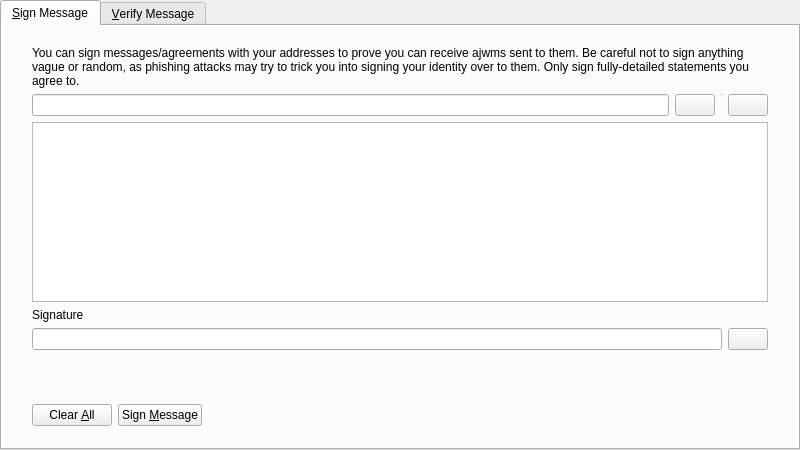
<?xml version="1.0" encoding="UTF-8"?>
<ui version="4.0">
 <class>SignVerifyMessageDialog</class>
 <widget class="QDialog" name="SignVerifyMessageDialog">
  <property name="geometry">
   <rect>
    <x>0</x>
    <y>0</y>
    <width>800</width>
    <height>450</height>
   </rect>
  </property>
  <property name="windowTitle">
   <string>Signatures - Sign / Verify a Message</string>
  </property>
  <property name="modal">
   <bool>true</bool>
  </property>
  <layout class="QVBoxLayout" name="verticalLayout">
   <property name="leftMargin">
    <number>0</number>
   </property>
   <property name="topMargin">
    <number>0</number>
   </property>
   <property name="rightMargin">
    <number>0</number>
   </property>
   <property name="bottomMargin">
    <number>0</number>
   </property>
   <item>
    <widget class="QTabWidget" name="tabWidget">
     <property name="currentIndex">
      <number>0</number>
     </property>
     <widget class="QWidget" name="tabSignMessage">
      <attribute name="title">
       <string>&amp;Sign Message</string>
      </attribute>
      <layout class="QVBoxLayout" name="verticalLayout_SM">
       <property name="leftMargin">
        <number>0</number>
       </property>
       <property name="topMargin">
        <number>0</number>
       </property>
       <property name="rightMargin">
        <number>0</number>
       </property>
       <property name="bottomMargin">
        <number>0</number>
       </property>
       <item>
        <layout class="QVBoxLayout" name="verticalLayout_3">
         <property name="leftMargin">
          <number>30</number>
         </property>
         <property name="topMargin">
          <number>20</number>
         </property>
         <property name="rightMargin">
          <number>30</number>
         </property>
         <property name="bottomMargin">
          <number>20</number>
         </property>
         <item>
          <widget class="QLabel" name="infoLabel_SM">
           <property name="text">
            <string>You can sign messages/agreements with your addresses to prove you can receive ajwms sent to them. Be careful not to sign anything vague or random, as phishing attacks may try to trick you into signing your identity over to them. Only sign fully-detailed statements you agree to.</string>
           </property>
           <property name="textFormat">
            <enum>Qt::PlainText</enum>
           </property>
           <property name="wordWrap">
            <bool>true</bool>
           </property>
          </widget>
         </item>
         <item>
          <layout class="QHBoxLayout" name="horizontalLayout_1_SM">
           <property name="spacing">
            <number>6</number>
           </property>
           <item>
            <widget class="QValidatedLineEdit" name="addressIn_SM">
             <property name="toolTip">
              <string>The Ajwm address to sign the message with</string>
             </property>
            </widget>
           </item>
           <item>
            <widget class="QPushButton" name="addressBookButton_SM">
             <property name="toolTip">
              <string>Choose previously used address</string>
             </property>
             <property name="text">
              <string/>
             </property>
             <property name="icon">
              <iconset resource="../bitcoin.qrc">
               <normaloff>:/icons/address-book</normaloff>:/icons/address-book</iconset>
             </property>
             <property name="shortcut">
              <string>Alt+A</string>
             </property>
             <property name="autoDefault">
              <bool>false</bool>
             </property>
            </widget>
           </item>
           <item>
            <widget class="Line" name="vLine">
             <property name="maximumSize">
              <size>
               <width>1</width>
               <height>22</height>
              </size>
             </property>
             <property name="orientation">
              <enum>Qt::Vertical</enum>
             </property>
            </widget>
           </item>
           <item>
            <widget class="QPushButton" name="pasteButton_SM">
             <property name="toolTip">
              <string>Paste address from clipboard</string>
             </property>
             <property name="text">
              <string/>
             </property>
             <property name="icon">
              <iconset resource="../bitcoin.qrc">
               <normaloff>:/icons/editpaste</normaloff>:/icons/editpaste</iconset>
             </property>
             <property name="shortcut">
              <string>Alt+P</string>
             </property>
             <property name="autoDefault">
              <bool>false</bool>
             </property>
            </widget>
           </item>
          </layout>
         </item>
         <item>
          <widget class="QPlainTextEdit" name="messageIn_SM">
           <property name="toolTip">
            <string>Enter the message you want to sign here</string>
           </property>
          </widget>
         </item>
         <item>
          <widget class="QLabel" name="signatureLabel_SM">
           <property name="text">
            <string>Signature</string>
           </property>
           <property name="textFormat">
            <enum>Qt::PlainText</enum>
           </property>
          </widget>
         </item>
         <item>
          <layout class="QHBoxLayout" name="horizontalLayout_2_SM">
           <property name="spacing">
            <number>6</number>
           </property>
           <item>
            <widget class="QLineEdit" name="signatureOut_SM">
             <property name="font">
              <font>
               <italic>true</italic>
              </font>
             </property>
             <property name="readOnly">
              <bool>true</bool>
             </property>
            </widget>
           </item>
           <item>
            <widget class="QPushButton" name="copySignatureButton_SM">
             <property name="toolTip">
              <string>Copy the current signature to the system clipboard</string>
             </property>
             <property name="text">
              <string/>
             </property>
             <property name="icon">
              <iconset resource="../bitcoin.qrc">
               <normaloff>:/icons/editcopy</normaloff>:/icons/editcopy</iconset>
             </property>
             <property name="autoDefault">
              <bool>false</bool>
             </property>
            </widget>
           </item>
          </layout>
         </item>
        </layout>
       </item>
       <item>
        <widget class="QWidget" name="buttonsContainerWhite" native="true">
         <layout class="QHBoxLayout" name="horizontalLayout">
          <property name="leftMargin">
           <number>30</number>
          </property>
          <property name="topMargin">
           <number>15</number>
          </property>
          <property name="rightMargin">
           <number>30</number>
          </property>
          <item>
           <widget class="QPushButton" name="clearButton_SM">
            <property name="toolTip">
             <string>Reset all sign message fields</string>
            </property>
            <property name="text">
             <string>Clear &amp;All</string>
            </property>
            <property name="icon">
             <iconset resource="../bitcoin.qrc">
              <normaloff>:/icons/remove</normaloff>:/icons/remove</iconset>
            </property>
            <property name="autoDefault">
             <bool>false</bool>
            </property>
           </widget>
          </item>
          <item>
           <widget class="QPushButton" name="signMessageButton_SM">
            <property name="toolTip">
             <string>Sign the message to prove you own this Ajwm address</string>
            </property>
            <property name="text">
             <string>Sign &amp;Message</string>
            </property>
            <property name="icon">
             <iconset resource="../bitcoin.qrc">
              <normaloff>:/icons/edit</normaloff>:/icons/edit</iconset>
            </property>
            <property name="autoDefault">
             <bool>false</bool>
            </property>
           </widget>
          </item>
          <item>
           <spacer name="horizontalSpacer_1_SM">
            <property name="orientation">
             <enum>Qt::Horizontal</enum>
            </property>
            <property name="sizeHint" stdset="0">
             <size>
              <width>40</width>
              <height>48</height>
             </size>
            </property>
           </spacer>
          </item>
          <item>
           <widget class="QLabel" name="statusLabel_SM">
            <property name="font">
             <font>
              <weight>75</weight>
              <bold>true</bold>
             </font>
            </property>
            <property name="text">
             <string/>
            </property>
            <property name="wordWrap">
             <bool>true</bool>
            </property>
           </widget>
          </item>
          <item>
           <spacer name="horizontalSpacer_2_SM">
            <property name="orientation">
             <enum>Qt::Horizontal</enum>
            </property>
            <property name="sizeHint" stdset="0">
             <size>
              <width>40</width>
              <height>48</height>
             </size>
            </property>
           </spacer>
          </item>
         </layout>
        </widget>
       </item>
      </layout>
     </widget>
     <widget class="QWidget" name="tabVerifyMessage">
      <attribute name="title">
       <string>&amp;Verify Message</string>
      </attribute>
      <layout class="QVBoxLayout" name="verticalLayout_VM">
       <property name="leftMargin">
        <number>0</number>
       </property>
       <property name="topMargin">
        <number>0</number>
       </property>
       <property name="rightMargin">
        <number>0</number>
       </property>
       <property name="bottomMargin">
        <number>0</number>
       </property>
       <item>
        <layout class="QVBoxLayout" name="verticalLayout_2">
         <property name="leftMargin">
          <number>30</number>
         </property>
         <property name="topMargin">
          <number>20</number>
         </property>
         <property name="rightMargin">
          <number>30</number>
         </property>
         <property name="bottomMargin">
          <number>20</number>
         </property>
         <item>
          <widget class="QLabel" name="infoLabel_VM">
           <property name="text">
            <string>Enter the receiver's address, message (ensure you copy line breaks, spaces, tabs, etc. exactly) and signature below to verify the message. Be careful not to read more into the signature than what is in the signed message itself, to avoid being tricked by a man-in-the-middle attack. Note that this only proves the signing party receives with the address, it cannot prove sendership of any transaction!</string>
           </property>
           <property name="textFormat">
            <enum>Qt::PlainText</enum>
           </property>
           <property name="alignment">
            <set>Qt::AlignLeading|Qt::AlignLeft|Qt::AlignTop</set>
           </property>
           <property name="wordWrap">
            <bool>true</bool>
           </property>
          </widget>
         </item>
         <item>
          <layout class="QHBoxLayout" name="horizontalLayout_1_VM">
           <property name="spacing">
            <number>6</number>
           </property>
           <item>
            <widget class="QValidatedLineEdit" name="addressIn_VM">
             <property name="toolTip">
              <string>The Ajwm address the message was signed with</string>
             </property>
            </widget>
           </item>
           <item>
            <widget class="QPushButton" name="addressBookButton_VM">
             <property name="toolTip">
              <string>Choose previously used address</string>
             </property>
             <property name="text">
              <string/>
             </property>
             <property name="icon">
              <iconset resource="../bitcoin.qrc">
               <normaloff>:/icons/address-book</normaloff>:/icons/address-book</iconset>
             </property>
             <property name="shortcut">
              <string>Alt+A</string>
             </property>
             <property name="autoDefault">
              <bool>false</bool>
             </property>
            </widget>
           </item>
          </layout>
         </item>
         <item>
          <widget class="QPlainTextEdit" name="messageIn_VM"/>
         </item>
         <item>
          <widget class="QValidatedLineEdit" name="signatureIn_VM"/>
         </item>
        </layout>
       </item>
       <item>
        <widget class="QWidget" name="buttonsContainerWhite_" native="true">
         <layout class="QHBoxLayout" name="horizontalLayout_2">
          <property name="leftMargin">
           <number>30</number>
          </property>
          <property name="topMargin">
           <number>15</number>
          </property>
          <property name="rightMargin">
           <number>30</number>
          </property>
          <item>
           <widget class="QPushButton" name="clearButton_VM">
            <property name="toolTip">
             <string>Reset all verify message fields</string>
            </property>
            <property name="text">
             <string>Clear &amp;All</string>
            </property>
            <property name="icon">
             <iconset resource="../bitcoin.qrc">
              <normaloff>:/icons/remove</normaloff>:/icons/remove</iconset>
            </property>
            <property name="autoDefault">
             <bool>false</bool>
            </property>
           </widget>
          </item>
          <item>
           <widget class="QPushButton" name="verifyMessageButton_VM">
            <property name="toolTip">
             <string>Verify the message to ensure it was signed with the specified Ajwm address</string>
            </property>
            <property name="text">
             <string>Verify &amp;Message</string>
            </property>
            <property name="icon">
             <iconset resource="../bitcoin.qrc">
              <normaloff>:/icons/transaction_0</normaloff>:/icons/transaction_0</iconset>
            </property>
            <property name="autoDefault">
             <bool>false</bool>
            </property>
           </widget>
          </item>
          <item>
           <spacer name="horizontalSpacer_1_VM">
            <property name="orientation">
             <enum>Qt::Horizontal</enum>
            </property>
            <property name="sizeHint" stdset="0">
             <size>
              <width>40</width>
              <height>48</height>
             </size>
            </property>
           </spacer>
          </item>
          <item>
           <widget class="QLabel" name="statusLabel_VM">
            <property name="font">
             <font>
              <weight>75</weight>
              <bold>true</bold>
             </font>
            </property>
            <property name="text">
             <string/>
            </property>
            <property name="wordWrap">
             <bool>true</bool>
            </property>
           </widget>
          </item>
          <item>
           <spacer name="horizontalSpacer_2_VM">
            <property name="orientation">
             <enum>Qt::Horizontal</enum>
            </property>
            <property name="sizeHint" stdset="0">
             <size>
              <width>40</width>
              <height>48</height>
             </size>
            </property>
           </spacer>
          </item>
         </layout>
        </widget>
       </item>
      </layout>
     </widget>
    </widget>
   </item>
  </layout>
 </widget>
 <customwidgets>
  <customwidget>
   <class>QValidatedLineEdit</class>
   <extends>QLineEdit</extends>
   <header>qt/qvalidatedlineedit.h</header>
  </customwidget>
 </customwidgets>
 <resources>
  <include location="../bitcoin.qrc"/>
 </resources>
 <connections/>
</ui>
